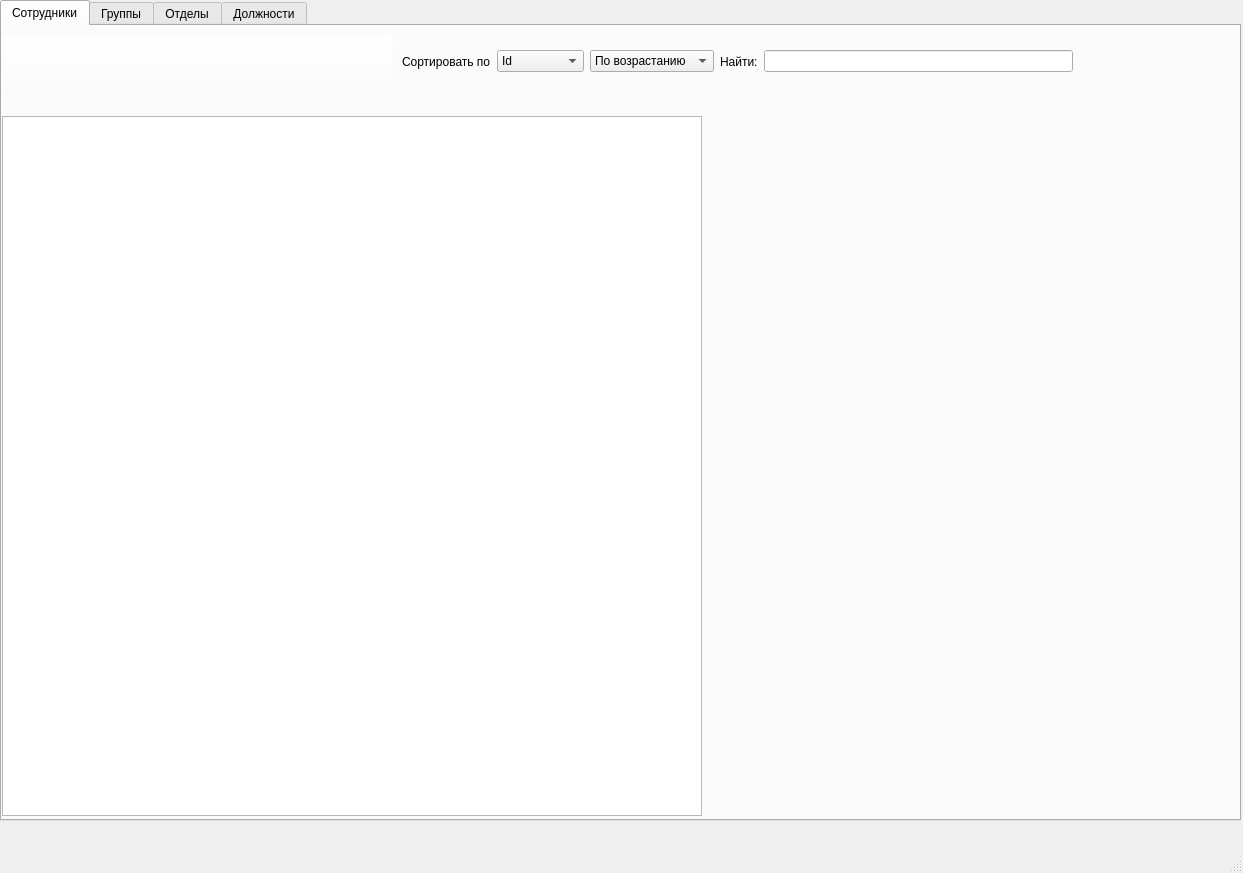
<?xml version="1.0" encoding="UTF-8"?>
<ui version="4.0">
 <class>MainWindow</class>
 <widget class="QMainWindow" name="MainWindow">
  <property name="geometry">
   <rect>
    <x>0</x>
    <y>0</y>
    <width>1243</width>
    <height>873</height>
   </rect>
  </property>
  <property name="windowTitle">
   <string>MainWindow</string>
  </property>
  <widget class="QWidget" name="centralwidget">
   <widget class="QTabWidget" name="tabWidget">
    <property name="geometry">
     <rect>
      <x>0</x>
      <y>0</y>
      <width>1241</width>
      <height>821</height>
     </rect>
    </property>
    <property name="currentIndex">
     <number>0</number>
    </property>
    <widget class="QWidget" name="tab_1">
     <attribute name="title">
      <string>Сотрудники</string>
     </attribute>
     <widget class="QPushButton" name="addemployee">
      <property name="geometry">
       <rect>
        <x>0</x>
        <y>10</y>
        <width>131</width>
        <height>61</height>
       </rect>
      </property>
      <property name="toolTip">
       <string>&lt;html&gt;&lt;head/&gt;&lt;body&gt;&lt;p align=&quot;center&quot;&gt;&lt;span style=&quot; font-size:10pt;&quot;&gt;Добавить&lt;/span&gt;&lt;/p&gt;&lt;/body&gt;&lt;/html&gt;</string>
      </property>
      <property name="whatsThis">
       <string>&lt;html&gt;&lt;head/&gt;&lt;body&gt;&lt;p&gt;&lt;br/&gt;&lt;/p&gt;&lt;/body&gt;&lt;/html&gt;</string>
      </property>
      <property name="styleSheet">
       <string notr="true">background-color: rgb(255, 255, 255, 0);</string>
      </property>
      <property name="text">
       <string/>
      </property>
      <property name="icon">
       <iconset>
        <normaloff>plus.png</normaloff>plus.png</iconset>
      </property>
      <property name="iconSize">
       <size>
        <width>50</width>
        <height>50</height>
       </size>
      </property>
     </widget>
     <widget class="QPushButton" name="editemployee">
      <property name="geometry">
       <rect>
        <x>130</x>
        <y>10</y>
        <width>131</width>
        <height>61</height>
       </rect>
      </property>
      <property name="toolTip">
       <string>&lt;html&gt;&lt;head/&gt;&lt;body&gt;&lt;p align=&quot;center&quot;&gt;Выберите элемент для редактирования&lt;/p&gt;&lt;/body&gt;&lt;/html&gt;</string>
      </property>
      <property name="styleSheet">
       <string notr="true">background-color: rgb(255, 255, 255, 0);</string>
      </property>
      <property name="text">
       <string/>
      </property>
      <property name="icon">
       <iconset>
        <normaloff>pngwing.com.png</normaloff>pngwing.com.png</iconset>
      </property>
      <property name="iconSize">
       <size>
        <width>50</width>
        <height>50</height>
       </size>
      </property>
     </widget>
     <widget class="QPushButton" name="deleteemployee">
      <property name="geometry">
       <rect>
        <x>260</x>
        <y>10</y>
        <width>131</width>
        <height>61</height>
       </rect>
      </property>
      <property name="mouseTracking">
       <bool>false</bool>
      </property>
      <property name="focusPolicy">
       <enum>Qt::StrongFocus</enum>
      </property>
      <property name="toolTip">
       <string>&lt;html&gt;&lt;head/&gt;&lt;body&gt;&lt;p align=&quot;center&quot;&gt;&lt;span style=&quot; font-size:10pt;&quot;&gt;Удалить&lt;/span&gt;&lt;/p&gt;&lt;/body&gt;&lt;/html&gt;</string>
      </property>
      <property name="styleSheet">
       <string notr="true">background-color: rgb(255, 255, 255, 0);</string>
      </property>
      <property name="text">
       <string/>
      </property>
      <property name="icon">
       <iconset>
        <normaloff>minus.png</normaloff>minus.png</iconset>
      </property>
      <property name="iconSize">
       <size>
        <width>50</width>
        <height>50</height>
       </size>
      </property>
      <property name="checkable">
       <bool>false</bool>
      </property>
      <property name="flat">
       <bool>false</bool>
      </property>
     </widget>
     <widget class="QTableWidget" name="tableWidget">
      <property name="enabled">
       <bool>true</bool>
      </property>
      <property name="geometry">
       <rect>
        <x>0</x>
        <y>90</y>
        <width>700</width>
        <height>700</height>
       </rect>
      </property>
      <property name="verticalScrollBarPolicy">
       <enum>Qt::ScrollBarAlwaysOff</enum>
      </property>
      <property name="editTriggers">
       <set>QAbstractItemView::NoEditTriggers</set>
      </property>
      <property name="dragEnabled">
       <bool>false</bool>
      </property>
      <property name="dragDropOverwriteMode">
       <bool>false</bool>
      </property>
      <property name="alternatingRowColors">
       <bool>false</bool>
      </property>
      <property name="selectionMode">
       <enum>QAbstractItemView::ContiguousSelection</enum>
      </property>
      <property name="selectionBehavior">
       <enum>QAbstractItemView::SelectRows</enum>
      </property>
      <property name="textElideMode">
       <enum>Qt::ElideNone</enum>
      </property>
      <property name="showGrid">
       <bool>false</bool>
      </property>
      <property name="gridStyle">
       <enum>Qt::NoPen</enum>
      </property>
      <property name="sortingEnabled">
       <bool>false</bool>
      </property>
      <property name="wordWrap">
       <bool>false</bool>
      </property>
      <property name="cornerButtonEnabled">
       <bool>false</bool>
      </property>
     </widget>
     <widget class="QLabel" name="picture">
      <property name="geometry">
       <rect>
        <x>710</x>
        <y>100</y>
        <width>350</width>
        <height>450</height>
       </rect>
      </property>
      <property name="minimumSize">
       <size>
        <width>100</width>
        <height>100</height>
       </size>
      </property>
      <property name="maximumSize">
       <size>
        <width>1920</width>
        <height>1080</height>
       </size>
      </property>
      <property name="sizeIncrement">
       <size>
        <width>1920</width>
        <height>1080</height>
       </size>
      </property>
      <property name="baseSize">
       <size>
        <width>1920</width>
        <height>1080</height>
       </size>
      </property>
      <property name="text">
       <string/>
      </property>
     </widget>
     <widget class="QWidget" name="layoutWidget">
      <property name="geometry">
       <rect>
        <x>400</x>
        <y>0</y>
        <width>671</width>
        <height>71</height>
       </rect>
      </property>
      <layout class="QHBoxLayout" name="horizontalLayout_22">
       <item>
        <layout class="QHBoxLayout" name="horizontalLayout_23">
         <item>
          <widget class="QLabel" name="label_15">
           <property name="text">
            <string>Сортировать по</string>
           </property>
          </widget>
         </item>
         <item>
          <widget class="QComboBox" name="sort1_emp">
           <item>
            <property name="text">
             <string>Id</string>
            </property>
           </item>
           <item>
            <property name="text">
             <string>Возрасту</string>
            </property>
           </item>
           <item>
            <property name="text">
             <string>Алфавиту</string>
            </property>
           </item>
          </widget>
         </item>
         <item>
          <widget class="QComboBox" name="sort2_emp">
           <item>
            <property name="text">
             <string>По возрастанию</string>
            </property>
           </item>
           <item>
            <property name="text">
             <string>По убыванию</string>
            </property>
           </item>
          </widget>
         </item>
        </layout>
       </item>
       <item>
        <layout class="QHBoxLayout" name="horizontalLayout_24">
         <item>
          <widget class="QLabel" name="label_16">
           <property name="text">
            <string>Найти:</string>
           </property>
          </widget>
         </item>
         <item>
          <widget class="QLineEdit" name="search_line"/>
         </item>
        </layout>
       </item>
      </layout>
     </widget>
    </widget>
    <widget class="QWidget" name="tab_2">
     <attribute name="title">
      <string>Группы</string>
     </attribute>
     <widget class="QTableWidget" name="tablegroup">
      <property name="geometry">
       <rect>
        <x>0</x>
        <y>90</y>
        <width>700</width>
        <height>700</height>
       </rect>
      </property>
      <property name="editTriggers">
       <set>QAbstractItemView::NoEditTriggers</set>
      </property>
      <property name="selectionBehavior">
       <enum>QAbstractItemView::SelectRows</enum>
      </property>
     </widget>
     <widget class="QWidget" name="layoutWidget_6">
      <property name="geometry">
       <rect>
        <x>400</x>
        <y>0</y>
        <width>671</width>
        <height>71</height>
       </rect>
      </property>
      <layout class="QHBoxLayout" name="horizontalLayout_43">
       <item>
        <layout class="QHBoxLayout" name="horizontalLayout_44">
         <item>
          <widget class="QLabel" name="label_31">
           <property name="text">
            <string>Сортировать по</string>
           </property>
          </widget>
         </item>
         <item>
          <widget class="QComboBox" name="sort1_gr">
           <item>
            <property name="text">
             <string>Id</string>
            </property>
           </item>
           <item>
            <property name="text">
             <string>Алфавиту</string>
            </property>
           </item>
          </widget>
         </item>
         <item>
          <widget class="QComboBox" name="sort2_gr">
           <item>
            <property name="text">
             <string>По возрастанию</string>
            </property>
           </item>
           <item>
            <property name="text">
             <string>По убыванию</string>
            </property>
           </item>
          </widget>
         </item>
        </layout>
       </item>
       <item>
        <layout class="QHBoxLayout" name="horizontalLayout_45">
         <item>
          <widget class="QLabel" name="label_32">
           <property name="text">
            <string>Найти:</string>
           </property>
          </widget>
         </item>
         <item>
          <widget class="QLineEdit" name="lineEdit_16"/>
         </item>
        </layout>
       </item>
      </layout>
     </widget>
     <widget class="QPushButton" name="addgroup">
      <property name="geometry">
       <rect>
        <x>0</x>
        <y>10</y>
        <width>131</width>
        <height>61</height>
       </rect>
      </property>
      <property name="toolTip">
       <string>&lt;html&gt;&lt;head/&gt;&lt;body&gt;&lt;p align=&quot;center&quot;&gt;&lt;span style=&quot; font-size:10pt;&quot;&gt;Добавить&lt;/span&gt;&lt;/p&gt;&lt;/body&gt;&lt;/html&gt;</string>
      </property>
      <property name="whatsThis">
       <string>&lt;html&gt;&lt;head/&gt;&lt;body&gt;&lt;p&gt;&lt;br/&gt;&lt;/p&gt;&lt;/body&gt;&lt;/html&gt;</string>
      </property>
      <property name="styleSheet">
       <string notr="true">background-color: rgb(255, 255, 255, 0);</string>
      </property>
      <property name="text">
       <string/>
      </property>
      <property name="icon">
       <iconset>
        <normaloff>plus.png</normaloff>plus.png</iconset>
      </property>
      <property name="iconSize">
       <size>
        <width>50</width>
        <height>50</height>
       </size>
      </property>
     </widget>
     <widget class="QPushButton" name="editgroup">
      <property name="geometry">
       <rect>
        <x>130</x>
        <y>10</y>
        <width>131</width>
        <height>61</height>
       </rect>
      </property>
      <property name="toolTip">
       <string>&lt;html&gt;&lt;head/&gt;&lt;body&gt;&lt;p align=&quot;center&quot;&gt;Выберите элемент для редактирования&lt;/p&gt;&lt;/body&gt;&lt;/html&gt;</string>
      </property>
      <property name="styleSheet">
       <string notr="true">background-color: rgb(255, 255, 255, 0);</string>
      </property>
      <property name="text">
       <string/>
      </property>
      <property name="icon">
       <iconset>
        <normaloff>pngwing.com.png</normaloff>pngwing.com.png</iconset>
      </property>
      <property name="iconSize">
       <size>
        <width>50</width>
        <height>50</height>
       </size>
      </property>
     </widget>
     <widget class="QPushButton" name="deletegroup">
      <property name="geometry">
       <rect>
        <x>260</x>
        <y>10</y>
        <width>131</width>
        <height>61</height>
       </rect>
      </property>
      <property name="toolTip">
       <string>&lt;html&gt;&lt;head/&gt;&lt;body&gt;&lt;p align=&quot;center&quot;&gt;&lt;span style=&quot; font-size:10pt;&quot;&gt;Удалить&lt;/span&gt;&lt;/p&gt;&lt;/body&gt;&lt;/html&gt;</string>
      </property>
      <property name="styleSheet">
       <string notr="true">background-color: rgb(255, 255, 255, 0);</string>
      </property>
      <property name="text">
       <string/>
      </property>
      <property name="icon">
       <iconset>
        <normaloff>minus.png</normaloff>minus.png</iconset>
      </property>
      <property name="iconSize">
       <size>
        <width>50</width>
        <height>50</height>
       </size>
      </property>
     </widget>
    </widget>
    <widget class="QWidget" name="tab_3">
     <attribute name="title">
      <string>Отделы</string>
     </attribute>
     <widget class="QWidget" name="layoutWidget_7">
      <property name="geometry">
       <rect>
        <x>400</x>
        <y>0</y>
        <width>671</width>
        <height>71</height>
       </rect>
      </property>
      <layout class="QHBoxLayout" name="horizontalLayout_52">
       <item>
        <layout class="QHBoxLayout" name="horizontalLayout_53">
         <item>
          <widget class="QLabel" name="label_37">
           <property name="text">
            <string>Сортировать по</string>
           </property>
          </widget>
         </item>
         <item>
          <widget class="QComboBox" name="sort1_dep">
           <item>
            <property name="text">
             <string>Id</string>
            </property>
           </item>
           <item>
            <property name="text">
             <string>Алфавиту</string>
            </property>
           </item>
          </widget>
         </item>
         <item>
          <widget class="QComboBox" name="sort2_dep">
           <item>
            <property name="text">
             <string>По возрастанию</string>
            </property>
           </item>
           <item>
            <property name="text">
             <string>По убыванию</string>
            </property>
           </item>
          </widget>
         </item>
        </layout>
       </item>
       <item>
        <layout class="QHBoxLayout" name="horizontalLayout_54">
         <item>
          <widget class="QLabel" name="label_38">
           <property name="text">
            <string>Найти:</string>
           </property>
          </widget>
         </item>
         <item>
          <widget class="QLineEdit" name="lineEdit_19"/>
         </item>
        </layout>
       </item>
      </layout>
     </widget>
     <widget class="QTableWidget" name="tabledep">
      <property name="geometry">
       <rect>
        <x>0</x>
        <y>90</y>
        <width>700</width>
        <height>700</height>
       </rect>
      </property>
      <property name="editTriggers">
       <set>QAbstractItemView::NoEditTriggers</set>
      </property>
      <property name="selectionBehavior">
       <enum>QAbstractItemView::SelectRows</enum>
      </property>
     </widget>
     <widget class="QPushButton" name="deletedep">
      <property name="geometry">
       <rect>
        <x>260</x>
        <y>10</y>
        <width>131</width>
        <height>61</height>
       </rect>
      </property>
      <property name="toolTip">
       <string>&lt;html&gt;&lt;head/&gt;&lt;body&gt;&lt;p align=&quot;center&quot;&gt;&lt;span style=&quot; font-size:10pt;&quot;&gt;Удалить&lt;/span&gt;&lt;/p&gt;&lt;/body&gt;&lt;/html&gt;</string>
      </property>
      <property name="styleSheet">
       <string notr="true">background-color: rgb(255, 255, 255, 0);</string>
      </property>
      <property name="text">
       <string/>
      </property>
      <property name="icon">
       <iconset>
        <normaloff>minus.png</normaloff>minus.png</iconset>
      </property>
      <property name="iconSize">
       <size>
        <width>50</width>
        <height>50</height>
       </size>
      </property>
     </widget>
     <widget class="QPushButton" name="adddep">
      <property name="geometry">
       <rect>
        <x>0</x>
        <y>10</y>
        <width>131</width>
        <height>61</height>
       </rect>
      </property>
      <property name="toolTip">
       <string>&lt;html&gt;&lt;head/&gt;&lt;body&gt;&lt;p align=&quot;center&quot;&gt;&lt;span style=&quot; font-size:10pt;&quot;&gt;Добавить&lt;/span&gt;&lt;/p&gt;&lt;/body&gt;&lt;/html&gt;</string>
      </property>
      <property name="whatsThis">
       <string>&lt;html&gt;&lt;head/&gt;&lt;body&gt;&lt;p&gt;&lt;br/&gt;&lt;/p&gt;&lt;/body&gt;&lt;/html&gt;</string>
      </property>
      <property name="styleSheet">
       <string notr="true">background-color: rgb(255, 255, 255, 0);</string>
      </property>
      <property name="text">
       <string/>
      </property>
      <property name="icon">
       <iconset>
        <normaloff>plus.png</normaloff>plus.png</iconset>
      </property>
      <property name="iconSize">
       <size>
        <width>50</width>
        <height>50</height>
       </size>
      </property>
     </widget>
     <widget class="QPushButton" name="editdep">
      <property name="geometry">
       <rect>
        <x>130</x>
        <y>10</y>
        <width>131</width>
        <height>61</height>
       </rect>
      </property>
      <property name="toolTip">
       <string>&lt;html&gt;&lt;head/&gt;&lt;body&gt;&lt;p align=&quot;center&quot;&gt;Выберите элемент для редактирования&lt;/p&gt;&lt;/body&gt;&lt;/html&gt;</string>
      </property>
      <property name="styleSheet">
       <string notr="true">background-color: rgb(255, 255, 255, 0);</string>
      </property>
      <property name="text">
       <string/>
      </property>
      <property name="icon">
       <iconset>
        <normaloff>pngwing.com.png</normaloff>pngwing.com.png</iconset>
      </property>
      <property name="iconSize">
       <size>
        <width>50</width>
        <height>50</height>
       </size>
      </property>
     </widget>
    </widget>
    <widget class="QWidget" name="tab_4">
     <attribute name="title">
      <string>Должности</string>
     </attribute>
     <widget class="QWidget" name="layoutWidget_8">
      <property name="geometry">
       <rect>
        <x>400</x>
        <y>0</y>
        <width>671</width>
        <height>71</height>
       </rect>
      </property>
      <layout class="QHBoxLayout" name="horizontalLayout_55">
       <item>
        <layout class="QHBoxLayout" name="horizontalLayout_56">
         <item>
          <widget class="QLabel" name="label_39">
           <property name="text">
            <string>Сортировать по</string>
           </property>
          </widget>
         </item>
         <item>
          <widget class="QComboBox" name="sort1_pos">
           <item>
            <property name="text">
             <string>Id</string>
            </property>
           </item>
           <item>
            <property name="text">
             <string>Алфавиту</string>
            </property>
           </item>
          </widget>
         </item>
         <item>
          <widget class="QComboBox" name="sort2_pos">
           <item>
            <property name="text">
             <string>По возрастанию</string>
            </property>
           </item>
           <item>
            <property name="text">
             <string>По убыванию</string>
            </property>
           </item>
          </widget>
         </item>
        </layout>
       </item>
       <item>
        <layout class="QHBoxLayout" name="horizontalLayout_57">
         <item>
          <widget class="QLabel" name="label_40">
           <property name="text">
            <string>Найти:</string>
           </property>
          </widget>
         </item>
         <item>
          <widget class="QLineEdit" name="lineEdit_20"/>
         </item>
        </layout>
       </item>
      </layout>
     </widget>
     <widget class="QTableWidget" name="tablepos">
      <property name="geometry">
       <rect>
        <x>0</x>
        <y>90</y>
        <width>700</width>
        <height>700</height>
       </rect>
      </property>
      <property name="editTriggers">
       <set>QAbstractItemView::NoEditTriggers</set>
      </property>
      <property name="selectionBehavior">
       <enum>QAbstractItemView::SelectRows</enum>
      </property>
     </widget>
     <widget class="QPushButton" name="deletepos">
      <property name="geometry">
       <rect>
        <x>260</x>
        <y>10</y>
        <width>131</width>
        <height>61</height>
       </rect>
      </property>
      <property name="toolTip">
       <string>&lt;html&gt;&lt;head/&gt;&lt;body&gt;&lt;p align=&quot;center&quot;&gt;&lt;span style=&quot; font-size:10pt;&quot;&gt;Удалить&lt;/span&gt;&lt;/p&gt;&lt;/body&gt;&lt;/html&gt;</string>
      </property>
      <property name="styleSheet">
       <string notr="true">background-color: rgb(255, 255, 255, 0);</string>
      </property>
      <property name="text">
       <string/>
      </property>
      <property name="icon">
       <iconset>
        <normaloff>minus.png</normaloff>minus.png</iconset>
      </property>
      <property name="iconSize">
       <size>
        <width>50</width>
        <height>50</height>
       </size>
      </property>
     </widget>
     <widget class="QPushButton" name="addpos">
      <property name="geometry">
       <rect>
        <x>0</x>
        <y>10</y>
        <width>131</width>
        <height>61</height>
       </rect>
      </property>
      <property name="toolTip">
       <string>&lt;html&gt;&lt;head/&gt;&lt;body&gt;&lt;p align=&quot;center&quot;&gt;&lt;span style=&quot; font-size:10pt;&quot;&gt;Добавить&lt;/span&gt;&lt;/p&gt;&lt;/body&gt;&lt;/html&gt;</string>
      </property>
      <property name="whatsThis">
       <string>&lt;html&gt;&lt;head/&gt;&lt;body&gt;&lt;p&gt;&lt;br/&gt;&lt;/p&gt;&lt;/body&gt;&lt;/html&gt;</string>
      </property>
      <property name="styleSheet">
       <string notr="true">background-color: rgb(255, 255, 255, 0);</string>
      </property>
      <property name="text">
       <string/>
      </property>
      <property name="icon">
       <iconset>
        <normaloff>plus.png</normaloff>plus.png</iconset>
      </property>
      <property name="iconSize">
       <size>
        <width>50</width>
        <height>50</height>
       </size>
      </property>
     </widget>
     <widget class="QPushButton" name="editpos">
      <property name="geometry">
       <rect>
        <x>130</x>
        <y>10</y>
        <width>131</width>
        <height>61</height>
       </rect>
      </property>
      <property name="toolTip">
       <string>&lt;html&gt;&lt;head/&gt;&lt;body&gt;&lt;p align=&quot;center&quot;&gt;Выберите элемент для редактирования&lt;/p&gt;&lt;/body&gt;&lt;/html&gt;</string>
      </property>
      <property name="styleSheet">
       <string notr="true">background-color: rgb(255, 255, 255, 0);</string>
      </property>
      <property name="text">
       <string/>
      </property>
      <property name="icon">
       <iconset>
        <normaloff>pngwing.com.png</normaloff>pngwing.com.png</iconset>
      </property>
      <property name="iconSize">
       <size>
        <width>50</width>
        <height>50</height>
       </size>
      </property>
     </widget>
    </widget>
   </widget>
  </widget>
  <widget class="QMenuBar" name="menubar">
   <property name="geometry">
    <rect>
     <x>0</x>
     <y>0</y>
     <width>1243</width>
     <height>26</height>
    </rect>
   </property>
  </widget>
  <widget class="QStatusBar" name="statusbar"/>
  <action name="action_5">
   <property name="text">
    <string>Шрифт</string>
   </property>
  </action>
  <action name="action_6">
   <property name="text">
    <string>Избранное</string>
   </property>
  </action>
  <action name="action_2">
   <property name="text">
    <string>Обычная</string>
   </property>
  </action>
  <action name="action_3">
   <property name="text">
    <string>Темная</string>
   </property>
  </action>
 </widget>
 <resources/>
 <connections/>
</ui>
